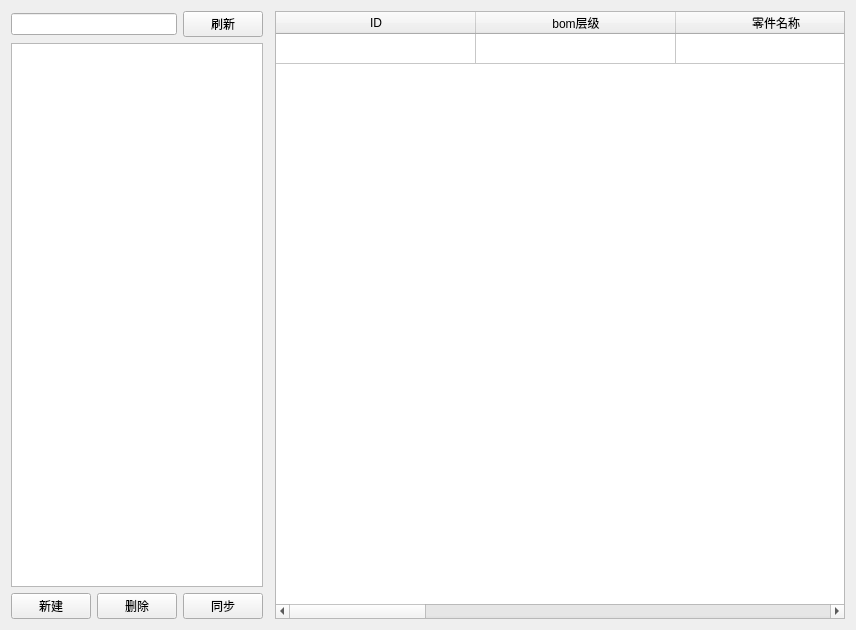
<?xml version="1.0" encoding="UTF-8"?>
<ui version="4.0">
 <class>Bom</class>
 <widget class="QWidget" name="Bom">
  <property name="geometry">
   <rect>
    <x>0</x>
    <y>0</y>
    <width>856</width>
    <height>630</height>
   </rect>
  </property>
  <property name="sizePolicy">
   <sizepolicy hsizetype="Preferred" vsizetype="Preferred">
    <horstretch>0</horstretch>
    <verstretch>0</verstretch>
   </sizepolicy>
  </property>
  <property name="windowTitle">
   <string>Form</string>
  </property>
  <layout class="QHBoxLayout" name="horizontalLayout" stretch="1,0,4">
   <item>
    <layout class="QVBoxLayout" name="verticalLayout_2">
     <property name="sizeConstraint">
      <enum>QLayout::SetDefaultConstraint</enum>
     </property>
     <item>
      <layout class="QHBoxLayout" name="horizontalLayout_2" stretch="4,1">
       <item>
        <widget class="SearchLineEdit" name="bomInput">
         <property name="sizePolicy">
          <sizepolicy hsizetype="Minimum" vsizetype="Fixed">
           <horstretch>0</horstretch>
           <verstretch>0</verstretch>
          </sizepolicy>
         </property>
        </widget>
       </item>
       <item>
        <widget class="PushButton" name="bomRefresh">
         <property name="sizePolicy">
          <sizepolicy hsizetype="Maximum" vsizetype="Fixed">
           <horstretch>0</horstretch>
           <verstretch>0</verstretch>
          </sizepolicy>
         </property>
         <property name="text">
          <string>刷新</string>
         </property>
        </widget>
       </item>
      </layout>
     </item>
     <item>
      <widget class="ListWidget" name="bomList"/>
     </item>
     <item>
      <layout class="QHBoxLayout" name="horizontalLayout_3" stretch="0,0,0">
       <item>
        <widget class="PushButton" name="bomNew">
         <property name="text">
          <string>新建</string>
         </property>
        </widget>
       </item>
       <item>
        <widget class="PushButton" name="bomRemove">
         <property name="text">
          <string>删除</string>
         </property>
        </widget>
       </item>
       <item>
        <widget class="PrimaryPushButton" name="bomUpdate">
         <property name="text">
          <string>同步</string>
         </property>
        </widget>
       </item>
      </layout>
     </item>
    </layout>
   </item>
   <item>
    <widget class="VerticalSeparator" name="VerticalSeparator"/>
   </item>
   <item>
    <layout class="QVBoxLayout" name="verticalLayout">
     <item>
      <widget class="TableWidget" name="bomTable">
       <property name="contextMenuPolicy">
        <enum>Qt::CustomContextMenu</enum>
       </property>
       <property name="rowCount">
        <number>1</number>
       </property>
       <attribute name="horizontalHeaderDefaultSectionSize">
        <number>200</number>
       </attribute>
       <attribute name="verticalHeaderVisible">
        <bool>false</bool>
       </attribute>
       <row/>
       <column>
        <property name="text">
         <string>ID</string>
        </property>
       </column>
       <column>
        <property name="text">
         <string>bom层级</string>
        </property>
       </column>
       <column>
        <property name="text">
         <string>零件名称</string>
        </property>
       </column>
       <column>
        <property name="text">
         <string>父零件ID</string>
        </property>
       </column>
       <column>
        <property name="text">
         <string>零件成本</string>
        </property>
       </column>
       <column>
        <property name="text">
         <string>零件生产周期</string>
        </property>
       </column>
       <column>
        <property name="text">
         <string>是否外购</string>
        </property>
       </column>
       <column>
        <property name="text">
         <string>注释</string>
        </property>
       </column>
       <item row="0" column="0">
        <property name="text">
         <string/>
        </property>
       </item>
       <item row="0" column="1">
        <property name="text">
         <string/>
        </property>
       </item>
      </widget>
     </item>
    </layout>
   </item>
  </layout>
  <action name="partNew">
   <property name="text">
    <string>新建</string>
   </property>
   <property name="shortcut">
    <string>Ctrl+A</string>
   </property>
   <property name="menuRole">
    <enum>QAction::NoRole</enum>
   </property>
  </action>
  <action name="partRemove">
   <property name="text">
    <string>删除</string>
   </property>
   <property name="shortcut">
    <string>Ctrl+D</string>
   </property>
   <property name="menuRole">
    <enum>QAction::NoRole</enum>
   </property>
  </action>
  <action name="openLine">
   <property name="text">
    <string>打开工艺路线</string>
   </property>
   <property name="shortcut">
    <string>Ctrl+L</string>
   </property>
   <property name="menuRole">
    <enum>QAction::NoRole</enum>
   </property>
  </action>
 </widget>
 <customwidgets>
  <customwidget>
   <class>SearchLineEdit</class>
   <extends>QLineEdit</extends>
   <header>qfluentwidgets</header>
  </customwidget>
  <customwidget>
   <class>PushButton</class>
   <extends>QPushButton</extends>
   <header>qfluentwidgets</header>
  </customwidget>
  <customwidget>
   <class>ListWidget</class>
   <extends>QListWidget</extends>
   <header>qfluentwidgets</header>
  </customwidget>
  <customwidget>
   <class>TableWidget</class>
   <extends>QTableWidget</extends>
   <header>qfluentwidgets</header>
  </customwidget>
  <customwidget>
   <class>VerticalSeparator</class>
   <extends>QFrame</extends>
   <header>qfluentwidgets</header>
   <container>1</container>
  </customwidget>
  <customwidget>
   <class>PrimaryPushButton</class>
   <extends>QPushButton</extends>
   <header>qfluentwidgets</header>
  </customwidget>
 </customwidgets>
 <resources/>
 <connections/>
</ui>
